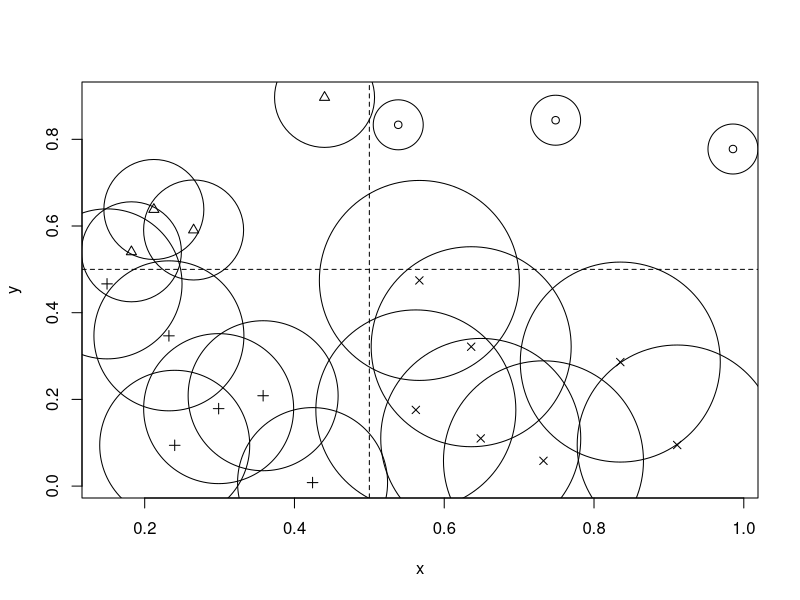
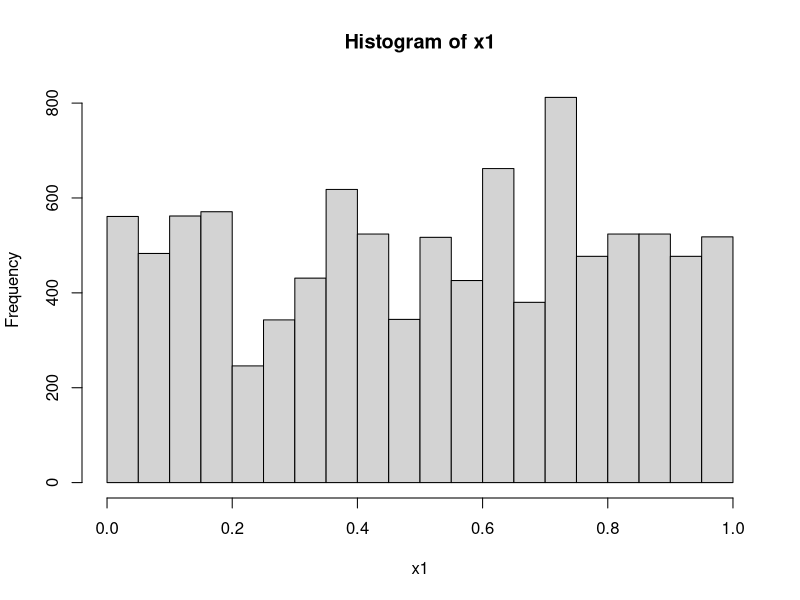
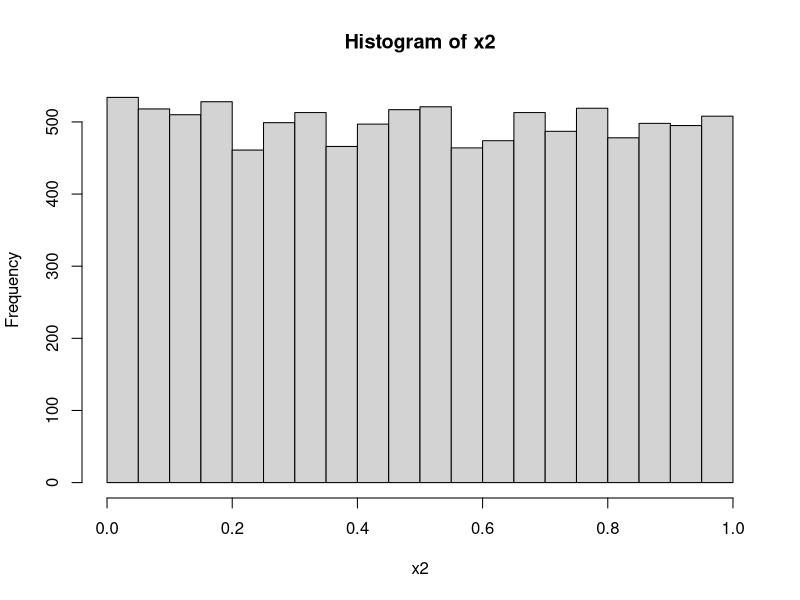
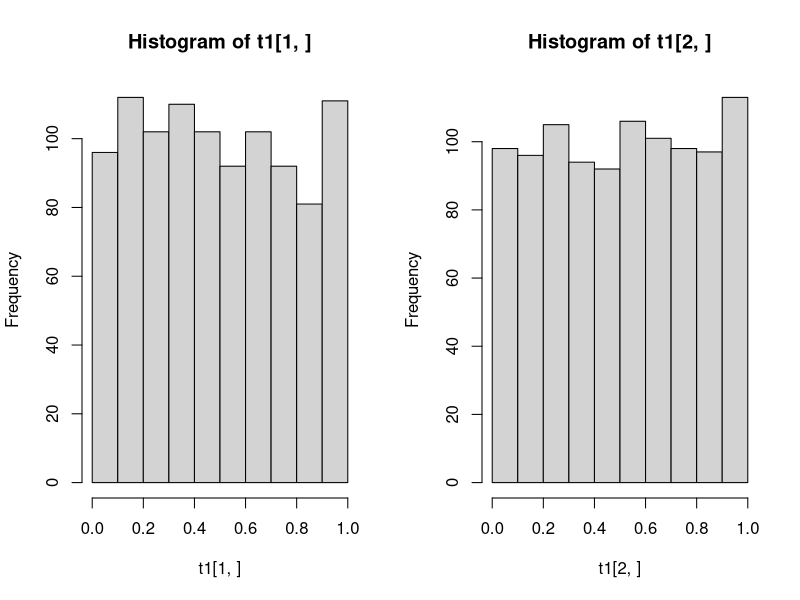
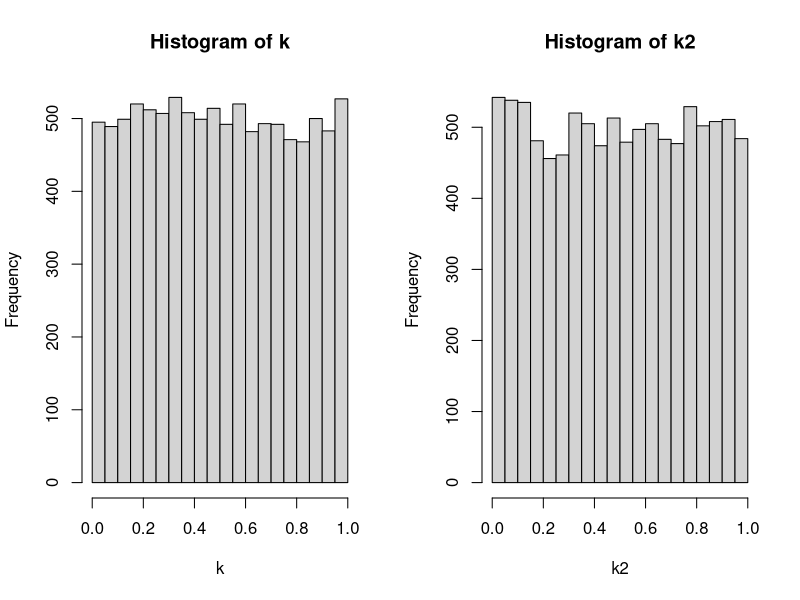
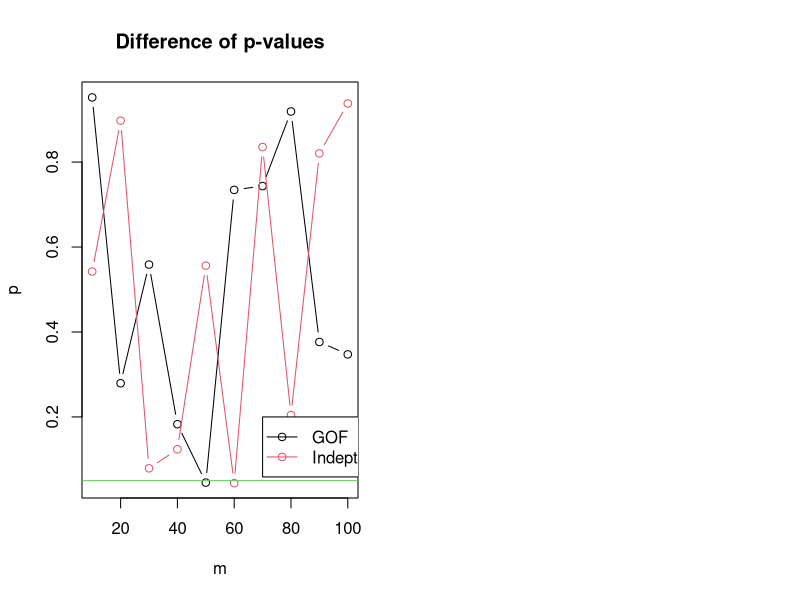

These charts were generated, in order, by the following R code:
##-HW1-################
#1(a)
rep(seq(0,4), each = 5)

#1(b)
seq(1:5) + rep(0:4, each = 5)

#1(C) 
x <- c("red","yellow","blue","green","magenta","cyan")
i <- seq(1:3) + rep(0:3, each = 3)
x[i]


#2(a)-################
library(spatstat)

mindist <- function(x, y){
 min(nndist(x, y))
}

x <- runif(20)
y <- runif(20)
mindist(x, y)

#2(b)
grid <- function(x){
  if(x[1] > 0.5 && x[2] > 0.5){index <- 1
  }else if(x[1] < 0.5 && x[2] > 0.5){index <- 2
  }else if(x[1] < 0.5 && x[2] < 0.5){index <- 3
  }else {index <- 4}
}
xy <- rbind(x,y)
index <- apply(xy, 2, grid)

plot(x, y, pch=index)
abline(h = 0.5, v = 0.5, lty=2)

#2(c)
symbols(x, y, circles = index, add = T)


#3-################
gcd = function(a,b){
  if (b==0) a else gcd(b, a %% b) 
}

lcm = function(c,d){
  return(c * d / gcd(c,d)) 
}


#4(a)-################
midsqur <- function(seed,times){
  numvector <- NULL
  for(i in 1:times){
    num <- seed * seed
    seed <- (num%/%1000) %% 1000000
    numvector <- c(numvector, seed)
  }
  numvector <- (numvector / 10^6)
  return(numvector)
}

x <- ceiling(runif(1, 0, 999999)) 
x1 <- midsqur(x, 10000)
hist(x1)
ks.test(x1, y = "punif")

for(i in 1:length(x1)){
  y <- x1[i] - x1
  yc <- x1[which(y == 0)]
}
table(yc)


#4(b)
x1 <- 0.6
x2 <- 0
for (i in 1:10000){
  x1 <- (69069*x1) %% 2^32
  x2 <- c(x2, x1)
}
x2 <- x2[-1] / 2^32
hist(x2)

v <- floor(x2 * 10) 
chisq.test(table(v))
ks.test(x2, y = "punif")


#4(c)
xi <- rnorm(1, 0, 1)
yi <- rnorm(1, 0, 1)
zi <- rnorm(1, 0, 1)
vector <- NULL

for (j in 1:10000) {
  xi <- (171*xi) %% 30269
  yi <- (172*yi) %% 30307
  zi <- (170*zi) %% 30323
  ui <- ((xi/30269) + (yi/30307) + (zi/30323)) %% 1
  vector <- c(vector, ui)
}

v <- floor(x2 * 10) 
chisq.test(table(v))
ks.test(vector, y = "punif")


#5(a)-################
t1 <- NULL
be <- 10000/15
for (i in 1:1000) {
  a1 <- sample(c(1:15), 10000, T)
  a2 <- ceiling(15 * runif(10000))
  b1 <- table(a1)
  b2 <- table(a2)
  c1 <- sum((b1-be)^2 / be)
  c2 <- sum((b2-be)^2 / be)
  d1 <- pchisq(c1, 14)
  d2 <- pchisq(c2, 14)
  t1 <- cbind(t1,c(d1,d2))
}
par(mfrow = c(1, 2))
hist(t1[1,])
hist(t1[2,])

v1 <- table(floor(t1[1,] * 10))
chisq.test(v1)
v2 <- table(floor(t1[2,] * 10))
chisq.test(v2)

#5(b)
casio <- function(seed, times){
  phi <- (1+sqrt(5)) / 2
  uvector <- NULL
  for(i in 1:times){
    seed <- ((phi+seed)^5) %% 1
    uvector <- c(uvector,seed)
  }
  return(uvector)
}

casio2 <- function(seed, times){
  uvector <- NULL
  for(i in 1:times){
    seed <- ((sqrt(2)+seed)^5) %% 1
    uvector <- c(uvector,seed)
  }
  return(uvector)
}

l <- runif(1, 0, 1)
k <- casio(l, 10000)
k2 <- casio2(l, 10000)
par(mfrow = c(1, 2))
hist(k)
hist(k2)

v1 <- floor(k * 10)
chisq.test(table(v1))
v2 <- floor(k2 * 10)
chisq.test(table(v2))

#6
fibonacci <- function(seed, n){ 
  m <- length(seed) - 1 
  for (j in 1:n) { 
    x <- (seed[j] + seed[j+m]) %% 1
    seed <- c(seed,x)
  }
  return(seed[-c(1:(m+1))])
}

 
p <- NULL
pid <- NULL
for(i in 1:10){
  k <- runif(10*i, 0, 1)
  k <- fibonacci(k, 10000)
  pvector <- chisq.test(table(ceiling(k*10)/10))$p.value
  p <- c(p, pvector)
  mat <- matrix(k[-1], ncol = 3333, byrow = F)
  mat2 <- apply(mat, 2, rank)
  mat3 <- mat2[1,]*100 + mat2[2,]*10 + mat2[3,]
  pidvector <- chisq.test(table(mat3))$p.value
  pid <- c(pid, pidvector)
}

plot(seq(10, 100, 10), p, type = "b", 
     main = "Difference of p-values", xlab = 'm')
lines(seq(10, 100, 10), pid, type = "b", col = 2)
legend(70, .2, c("GOF", "Indept"), col = c(1, 2), lty = 1, pch = 1)
abline(h = 0.05, col = 3)
